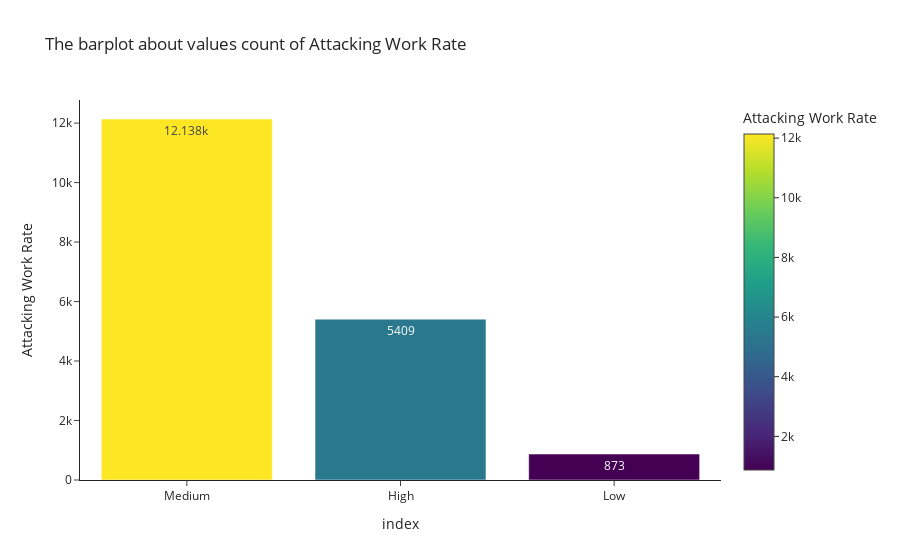

The notebook cell this image was saved under:
### Code cell
iplot(px.bar(data_frame=df['Attacking Work Rate'].value_counts().reset_index()
       ,x='index',y='Attacking Work Rate',template='simple_white',text_auto=True,color='Attacking Work Rate'
             ,title = 'The barplot about values count of Attacking Work Rate'))

### Figure 1 — Plotly figure (JSON) as saved in the notebook; plotly's stock layout.template omitted (floating-point values rounded to 4 significant figures)
{"data": [{"alignmentgroup": "True", "hovertemplate": "index=%{x}<br>Attacking Work Rate=%{marker.color}<extra></extra>", "legendgroup": "", "marker": {"color": [12138, 5409, 873], "coloraxis": "coloraxis", "pattern": {"shape": ""}}, "name": "", "offsetgroup": "", "orientation": "v", "showlegend": false, "textposition": "auto", "texttemplate": "%{y}", "type": "bar", "x": ["Medium", "High", "Low"], "xaxis": "x", "y": [12138, 5409, 873], "yaxis": "y"}], "layout": {"barmode": "relative", "coloraxis": {"colorbar": {"title": {"text": "Attacking Work Rate"}}, "colorscale": [[0, "#440154"], [0.1111, "#482878"], [0.2222, "#3e4989"], [0.3333, "#31688e"], [0.4444, "#26828e"], [0.5556, "#1f9e89"], [0.6667, "#35b779"], [0.7778, "#6ece58"], [0.8889, "#b5de2b"], [1, "#fde725"]]}, "legend": {"tracegroupgap": 0}, "title": {"text": "The barplot about values count of Attacking Work Rate"}, "xaxis": {"anchor": "y", "domain": [0, 1], "title": {"text": "index"}}, "yaxis": {"anchor": "x", "domain": [0, 1], "title": {"text": "Attacking Work Rate"}}}}
